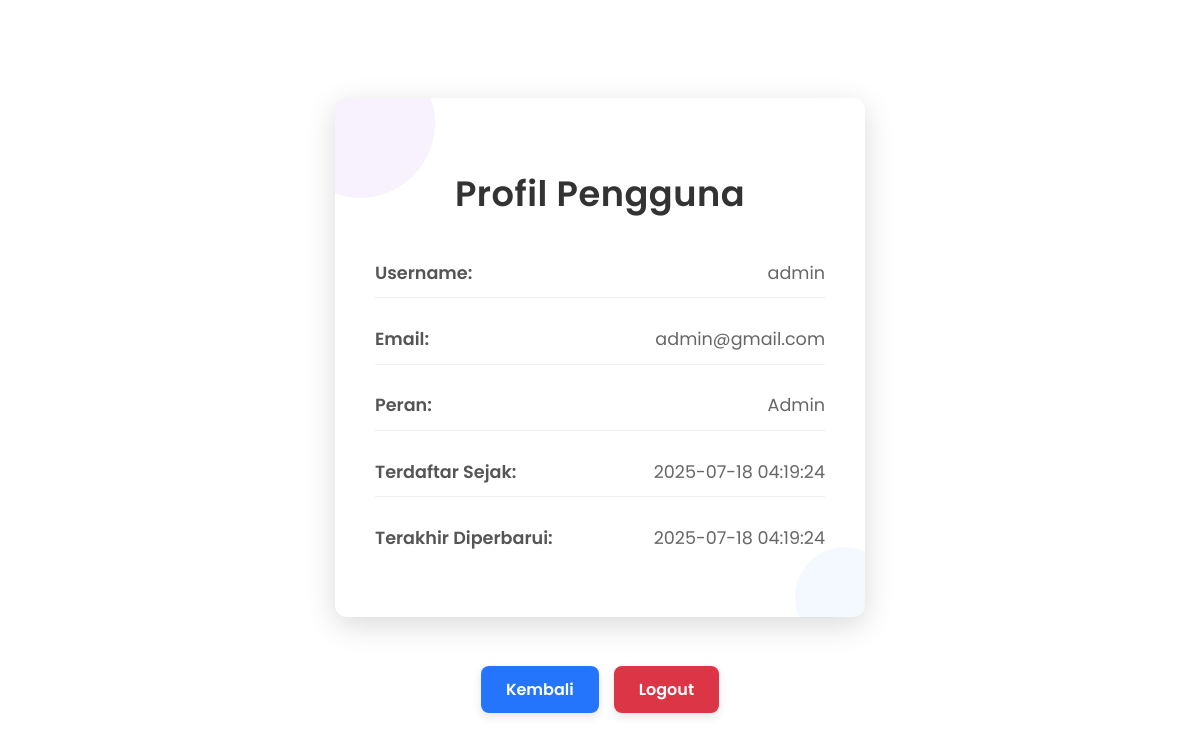
The page /auth/profile.php (signed in) on the database its author committed.
### tables this page shows
CREATE TABLE `users` (
  `id_user` int(11) NOT NULL,
  `username` varchar(50) DEFAULT NULL,
  `email` varchar(100) DEFAULT NULL,
  `password` varchar(100) DEFAULT NULL,
  `createdAt` datetime DEFAULT NULL,
  `updateAt` datetime DEFAULT NULL,
  `id_role` int(11) DEFAULT NULL
);

CREATE TABLE `role` (
  `id_role` int(11) NOT NULL,
  `nama_role` varchar(50) NOT NULL
);

### auth/profile.php (the view, shortened to what this page needs)
<?php
include '../koneksi.php';
$user_id = $_SESSION['id_user'];
$user_data = null;
$query = "
    SELECT
        u.username,
        u.email,
        u.createdAt,
        u.updateAt,
        r.nama_role
    FROM
        users u
    JOIN
        role r ON u.id_role = r.id_role
    WHERE
        u.id_user = '$user_id'
";
$result = mysqli_query($koneksi, $query);
if ($result) {
    if (mysqli_num_rows($result) == 1) {
        $user_data = mysqli_fetch_assoc($result);
    } else {
        session_unset();
        session_destroy();
        header("Location: ../auth/login.php?error=Data pengguna tidak ditemukan.");
        exit();
    }
} else {
    echo "Error: " . mysqli_error($koneksi);
    exit();
}
?>
<!DOCTYPE html>
<html lang="id">
<head>
</head>
<body>
    <div class="profile-container">
        <div class="profile-content">
            <h2>Profil Pengguna</h2>
            <?php if ($user_data): ?>
                <div class="profile-info">
                    <p><strong>Username:</strong> <span><?php echo htmlspecialchars($user_data['username']); ?></span></p>
                    <p><strong>Email:</strong> <span><?php echo htmlspecialchars($user_data['email']); ?></span></p>
                    <p><strong>Peran:</strong> <span><?php echo htmlspecialchars($user_data['nama_role']); ?></span></p>
                    <p><strong>Terdaftar Sejak:</strong> <span><?php echo htmlspecialchars($user_data['createdAt']); ?></span></p>
                    <p><strong>Terakhir Diperbarui:</strong> <span><?php echo htmlspecialchars($user_data['updateAt']); ?></span></p>
                </div>
            <?php else: ?>
                <p style="text-align: center; color: red;">Maaf, data profil tidak dapat dimuat.</p>
            <?php endif; ?>
        </div>
    </div>
    <div class="action-links">
        <span class="back-link">
            <a href="javascript:history.back()">Kembali</a>
        </span>
        <span class="logout-link">
            <a href="../auth/logout.php">Logout</a>
        </span>
    </div>
</body>
</html>

### auth/profile.php (style rules this page uses)
body { font-family: 'Poppins', sans-serif; background: linear-gradient to bottom right, #6a11cb, #2575fc); display: flex; justify-content: center; align-items: center; min-height: 100vh; margin: 0; flex-direction: column; color: #333; }
.profile-container { background-color: #ffffff; padding: 40px; border-radius: 12px; box-shadow: 0 8px 30px rgba(0, 0, 0, 0.15); width: 450px; max-width: 90%; margin-bottom: 30px; text-align: center; position: relative; overflow: hidden; }
.profile-container::before { content: ''; position: absolute; top: -50px; left: -50px; width: 150px; height: 150px; background: rgba(106, 17, 203, 0.05); border-radius: 50%; z-index: 0; }
.profile-container::after { content: ''; position: absolute; bottom: -30px; right: -30px; width: 100px; height: 100px; background: rgba(37, 117, 252, 0.05); border-radius: 50%; z-index: 0; }
.profile-content { position: relative; z-index: 1; }
.profile-container h2 { font-size: 2.2em; margin-bottom: 30px; color: #333; font-weight: 600; letter-spacing: 0.5px; }
.profile-info p { margin-bottom: 15px; line-height: 1.8; font-size: 1.1em; display: flex; justify-content: space-between; padding: 8px 0; border-bottom: 1px solid #eee; }
.profile-info p:last-child { border-bottom: none; }
.profile-info p strong { font-weight: 600; color: #555; flex-basis: 40%; text-align: left; }
.profile-info p span { flex-basis: 60%; text-align: right; color: #666; }
.action-links { text-align: center; margin-top: 30px; display: flex; justify-content: center; gap: 15px; }
.action-links a { padding: 12px 25px; border-radius: 8px; text-decoration: none; transition: all 0.3s ease; font-weight: 600; font-size: 1em; box-shadow: 0 4px 10px rgba(0, 0, 0, 0.1); }
.back-link a { background-color: #2575fc; color: white; }
.logout-link a { background-color: #dc3545; color: white; }

### rows shown on the page
users: username "admin", email "admin@gmail.com", id_role.nama_role "Admin", createdAt "2025-07-18 04:19:24", updateAt "2025-07-18 04:19:24"
